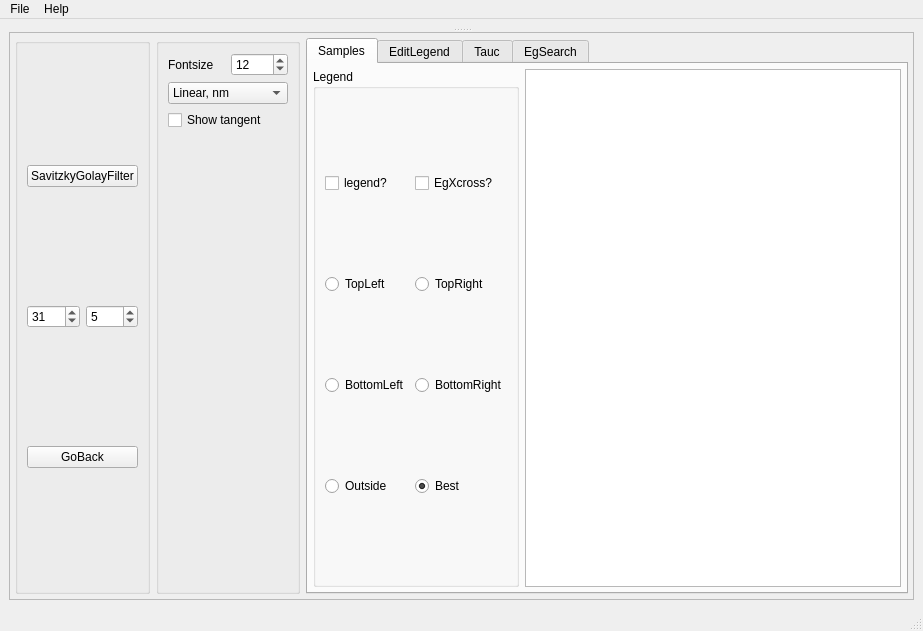
<?xml version="1.0" encoding="UTF-8"?>
<ui version="4.0">
 <class>MainWindow</class>
 <widget class="QMainWindow" name="MainWindow">
  <property name="geometry">
   <rect>
    <x>0</x>
    <y>0</y>
    <width>923</width>
    <height>631</height>
   </rect>
  </property>
  <property name="windowTitle">
   <string>NK - plot &amp; Egcalc</string>
  </property>
  <widget class="QWidget" name="centralwidget">
   <layout class="QVBoxLayout" name="verticalLayout">
    <item>
     <widget class="QSplitter" name="splitter">
      <property name="orientation">
       <enum>Qt::Vertical</enum>
      </property>
      <widget class="QWidget" name="mplwidget" native="true">
       <property name="sizePolicy">
        <sizepolicy hsizetype="Preferred" vsizetype="Expanding">
         <horstretch>0</horstretch>
         <verstretch>0</verstretch>
        </sizepolicy>
       </property>
       <layout class="QVBoxLayout" name="verticalLayout_mplwidget">
        <property name="spacing">
         <number>5</number>
        </property>
        <property name="leftMargin">
         <number>0</number>
        </property>
        <property name="topMargin">
         <number>0</number>
        </property>
        <property name="rightMargin">
         <number>0</number>
        </property>
        <property name="bottomMargin">
         <number>0</number>
        </property>
       </layout>
      </widget>
      <widget class="QFrame" name="frame">
       <property name="sizePolicy">
        <sizepolicy hsizetype="Preferred" vsizetype="Maximum">
         <horstretch>0</horstretch>
         <verstretch>0</verstretch>
        </sizepolicy>
       </property>
       <property name="frameShape">
        <enum>QFrame::StyledPanel</enum>
       </property>
       <property name="frameShadow">
        <enum>QFrame::Raised</enum>
       </property>
       <layout class="QHBoxLayout" name="horizontalLayout">
        <property name="leftMargin">
         <number>5</number>
        </property>
        <property name="topMargin">
         <number>5</number>
        </property>
        <property name="rightMargin">
         <number>5</number>
        </property>
        <property name="bottomMargin">
         <number>5</number>
        </property>
        <item>
         <widget class="QGroupBox" name="groupBox_2">
          <property name="title">
           <string/>
          </property>
          <layout class="QGridLayout" name="gridLayout_2">
           <item row="0" column="0" colspan="2">
            <widget class="QPushButton" name="pushButton_SGFilter">
             <property name="text">
              <string>SavitzkyGolayFilter</string>
             </property>
            </widget>
           </item>
           <item row="1" column="0">
            <widget class="QSpinBox" name="spinBox_SG1">
             <property name="maximum">
              <number>999</number>
             </property>
             <property name="value">
              <number>31</number>
             </property>
            </widget>
           </item>
           <item row="1" column="1">
            <widget class="QSpinBox" name="spinBox_SG2">
             <property name="maximum">
              <number>999</number>
             </property>
             <property name="value">
              <number>5</number>
             </property>
            </widget>
           </item>
           <item row="2" column="0" colspan="2">
            <widget class="QPushButton" name="pushButton_goback">
             <property name="text">
              <string>GoBack</string>
             </property>
            </widget>
           </item>
          </layout>
         </widget>
        </item>
        <item>
         <widget class="QGroupBox" name="groupBox_3">
          <property name="title">
           <string/>
          </property>
          <layout class="QGridLayout" name="gridLayout_3">
           <item row="3" column="0">
            <spacer name="verticalSpacer">
             <property name="orientation">
              <enum>Qt::Vertical</enum>
             </property>
             <property name="sizeHint" stdset="0">
              <size>
               <width>20</width>
               <height>127</height>
              </size>
             </property>
            </spacer>
           </item>
           <item row="0" column="1">
            <widget class="QSpinBox" name="spinBox_fontsize">
             <property name="value">
              <number>12</number>
             </property>
            </widget>
           </item>
           <item row="1" column="0" colspan="2">
            <widget class="QComboBox" name="comboBox_plottype">
             <item>
              <property name="text">
               <string>Linear, nm</string>
              </property>
             </item>
             <item>
              <property name="text">
               <string>Linear, eV</string>
              </property>
             </item>
             <item>
              <property name="text">
               <string>Tauc (E*a*n)**m</string>
              </property>
             </item>
             <item>
              <property name="text">
               <string>Tauc (E*a)**m</string>
              </property>
             </item>
             <item>
              <property name="text">
               <string>Ln(a)</string>
              </property>
             </item>
            </widget>
           </item>
           <item row="0" column="0">
            <widget class="QLabel" name="label">
             <property name="text">
              <string>Fontsize</string>
             </property>
            </widget>
           </item>
           <item row="2" column="0" colspan="2">
            <widget class="QCheckBox" name="checkBox_showtangent">
             <property name="text">
              <string>Show tangent</string>
             </property>
            </widget>
           </item>
          </layout>
         </widget>
        </item>
        <item>
         <widget class="QTabWidget" name="tabWidget">
          <property name="currentIndex">
           <number>0</number>
          </property>
          <widget class="QWidget" name="Samples">
           <attribute name="title">
            <string>Samples</string>
           </attribute>
           <layout class="QHBoxLayout" name="horizontalLayout_2">
            <property name="leftMargin">
             <number>5</number>
            </property>
            <property name="topMargin">
             <number>5</number>
            </property>
            <property name="rightMargin">
             <number>5</number>
            </property>
            <property name="bottomMargin">
             <number>5</number>
            </property>
            <item>
             <widget class="QGroupBox" name="groupBox">
              <property name="title">
               <string>Legend</string>
              </property>
              <layout class="QGridLayout" name="gridLayout">
               <item row="0" column="0">
                <widget class="QCheckBox" name="checkBox_legend">
                 <property name="text">
                  <string>legend?</string>
                 </property>
                </widget>
               </item>
               <item row="1" column="0">
                <widget class="QRadioButton" name="radioButton_topleft">
                 <property name="text">
                  <string>TopLeft</string>
                 </property>
                </widget>
               </item>
               <item row="1" column="1">
                <widget class="QRadioButton" name="radioButton_topright">
                 <property name="text">
                  <string>TopRight</string>
                 </property>
                </widget>
               </item>
               <item row="2" column="0">
                <widget class="QRadioButton" name="radioButton_bottomleft">
                 <property name="text">
                  <string>BottomLeft</string>
                 </property>
                </widget>
               </item>
               <item row="2" column="1">
                <widget class="QRadioButton" name="radioButton_bottomright">
                 <property name="text">
                  <string>BottomRight</string>
                 </property>
                </widget>
               </item>
               <item row="3" column="0">
                <widget class="QRadioButton" name="radioButton_outside">
                 <property name="text">
                  <string>Outside</string>
                 </property>
                </widget>
               </item>
               <item row="3" column="1">
                <widget class="QRadioButton" name="radioButton_best">
                 <property name="text">
                  <string>Best</string>
                 </property>
                 <property name="checked">
                  <bool>true</bool>
                 </property>
                </widget>
               </item>
               <item row="0" column="1">
                <widget class="QCheckBox" name="checkBox_addEgtoLeg">
                 <property name="text">
                  <string>EgXcross?</string>
                 </property>
                </widget>
               </item>
              </layout>
             </widget>
            </item>
            <item>
             <widget class="QListWidget" name="listWidget"/>
            </item>
           </layout>
          </widget>
          <widget class="QWidget" name="EditLegend">
           <attribute name="title">
            <string>EditLegend</string>
           </attribute>
           <layout class="QGridLayout" name="gridLayout_7">
            <property name="leftMargin">
             <number>0</number>
            </property>
            <property name="topMargin">
             <number>0</number>
            </property>
            <property name="rightMargin">
             <number>0</number>
            </property>
            <property name="bottomMargin">
             <number>0</number>
            </property>
            <item row="0" column="0">
             <widget class="QFrame" name="frame_3">
              <property name="frameShape">
               <enum>QFrame::StyledPanel</enum>
              </property>
              <property name="frameShadow">
               <enum>QFrame::Raised</enum>
              </property>
              <layout class="QGridLayout" name="gridLayout_6">
               <property name="leftMargin">
                <number>0</number>
               </property>
               <property name="topMargin">
                <number>0</number>
               </property>
               <property name="rightMargin">
                <number>0</number>
               </property>
               <property name="bottomMargin">
                <number>0</number>
               </property>
               <item row="0" column="0">
                <widget class="QScrollArea" name="scrollArea_EditLegend">
                 <property name="widgetResizable">
                  <bool>true</bool>
                 </property>
                 <widget class="QWidget" name="scrollAreaWidgetContents_2">
                  <property name="geometry">
                   <rect>
                    <x>0</x>
                    <y>0</y>
                    <width>596</width>
                    <height>507</height>
                   </rect>
                  </property>
                  <layout class="QVBoxLayout" name="verticalLayout_3">
                   <property name="leftMargin">
                    <number>0</number>
                   </property>
                   <property name="topMargin">
                    <number>0</number>
                   </property>
                   <property name="rightMargin">
                    <number>0</number>
                   </property>
                   <property name="bottomMargin">
                    <number>0</number>
                   </property>
                  </layout>
                 </widget>
                </widget>
               </item>
              </layout>
             </widget>
            </item>
           </layout>
          </widget>
          <widget class="QWidget" name="Tauc">
           <attribute name="title">
            <string>Tauc</string>
           </attribute>
           <layout class="QGridLayout" name="gridLayout_5">
            <property name="leftMargin">
             <number>0</number>
            </property>
            <property name="topMargin">
             <number>0</number>
            </property>
            <property name="rightMargin">
             <number>0</number>
            </property>
            <property name="bottomMargin">
             <number>0</number>
            </property>
            <item row="0" column="0">
             <widget class="QFrame" name="frame_2">
              <property name="frameShape">
               <enum>QFrame::StyledPanel</enum>
              </property>
              <property name="frameShadow">
               <enum>QFrame::Raised</enum>
              </property>
              <layout class="QGridLayout" name="gridLayout_4">
               <property name="leftMargin">
                <number>0</number>
               </property>
               <property name="topMargin">
                <number>0</number>
               </property>
               <property name="rightMargin">
                <number>0</number>
               </property>
               <property name="bottomMargin">
                <number>0</number>
               </property>
               <item row="0" column="0">
                <widget class="QScrollArea" name="scrollArea_Tauc">
                 <property name="widgetResizable">
                  <bool>true</bool>
                 </property>
                 <widget class="QWidget" name="scrollAreaWidgetContents">
                  <property name="geometry">
                   <rect>
                    <x>0</x>
                    <y>0</y>
                    <width>596</width>
                    <height>507</height>
                   </rect>
                  </property>
                  <layout class="QVBoxLayout" name="verticalLayout_2">
                   <property name="leftMargin">
                    <number>0</number>
                   </property>
                   <property name="topMargin">
                    <number>0</number>
                   </property>
                   <property name="rightMargin">
                    <number>0</number>
                   </property>
                   <property name="bottomMargin">
                    <number>0</number>
                   </property>
                  </layout>
                 </widget>
                </widget>
               </item>
              </layout>
             </widget>
            </item>
           </layout>
          </widget>
          <widget class="QWidget" name="EgSearch">
           <attribute name="title">
            <string>EgSearch</string>
           </attribute>
           <layout class="QGridLayout" name="gridLayout_8">
            <item row="0" column="1" colspan="2">
             <widget class="QPushButton" name="pushButton_recordEg">
              <property name="text">
               <string>Record values</string>
              </property>
             </widget>
            </item>
            <item row="0" column="0">
             <widget class="QLabel" name="label_EgsearchSamplename">
              <property name="text">
               <string>samplename</string>
              </property>
             </widget>
            </item>
            <item row="5" column="2">
             <widget class="QDoubleSpinBox" name="doubleSpinBox_maxX">
              <property name="singleStep">
               <double>0.010000000000000</double>
              </property>
             </widget>
            </item>
            <item row="3" column="0">
             <widget class="QLabel" name="label_4">
              <property name="text">
               <string>Eg: X-axis crossing of tg</string>
              </property>
             </widget>
            </item>
            <item row="2" column="0">
             <widget class="QLabel" name="label_3">
              <property name="text">
               <string>inflection point position</string>
              </property>
             </widget>
            </item>
            <item row="5" column="0">
             <widget class="QLabel" name="label_2">
              <property name="text">
               <string>X-axis range</string>
              </property>
             </widget>
            </item>
            <item row="2" column="1" colspan="2">
             <widget class="QDoubleSpinBox" name="doubleSpinBox_verticalIP">
              <property name="readOnly">
               <bool>false</bool>
              </property>
              <property name="decimals">
               <number>3</number>
              </property>
              <property name="singleStep">
               <double>0.010000000000000</double>
              </property>
             </widget>
            </item>
            <item row="3" column="1" colspan="2">
             <widget class="QDoubleSpinBox" name="doubleSpinBox_Xcross">
              <property name="readOnly">
               <bool>true</bool>
              </property>
              <property name="decimals">
               <number>3</number>
              </property>
             </widget>
            </item>
            <item row="5" column="1">
             <widget class="QDoubleSpinBox" name="doubleSpinBox_minX">
              <property name="singleStep">
               <double>0.010000000000000</double>
              </property>
             </widget>
            </item>
            <item row="4" column="1" colspan="2">
             <widget class="QDoubleSpinBox" name="doubleSpinBox_EU">
              <property name="readOnly">
               <bool>true</bool>
              </property>
              <property name="decimals">
               <number>3</number>
              </property>
              <property name="maximum">
               <double>999999.000000000000000</double>
              </property>
             </widget>
            </item>
            <item row="4" column="0">
             <widget class="QLabel" name="label_5">
              <property name="text">
               <string>1/slope at IP (~Eu)</string>
              </property>
             </widget>
            </item>
           </layout>
          </widget>
         </widget>
        </item>
       </layout>
      </widget>
     </widget>
    </item>
   </layout>
  </widget>
  <widget class="QMenuBar" name="menubar">
   <property name="geometry">
    <rect>
     <x>0</x>
     <y>0</y>
     <width>923</width>
     <height>26</height>
    </rect>
   </property>
   <widget class="QMenu" name="menuFile">
    <property name="title">
     <string>File</string>
    </property>
    <addaction name="actionImport_DATA"/>
    <addaction name="actionExport_Graph"/>
    <addaction name="actionExport_All_DATA"/>
   </widget>
   <widget class="QMenu" name="menuHelp">
    <property name="title">
     <string>Help</string>
    </property>
    <addaction name="actionHelp"/>
   </widget>
   <addaction name="menuFile"/>
   <addaction name="menuHelp"/>
  </widget>
  <widget class="QStatusBar" name="statusbar"/>
  <action name="actionImport_DATA">
   <property name="text">
    <string>Import DATA</string>
   </property>
  </action>
  <action name="actionExport_Graph">
   <property name="text">
    <string>Export Graph</string>
   </property>
  </action>
  <action name="actionHelp">
   <property name="text">
    <string>Help</string>
   </property>
  </action>
  <action name="actionExport_All_DATA">
   <property name="text">
    <string>Export All DATA</string>
   </property>
  </action>
 </widget>
 <resources/>
 <connections/>
</ui>
